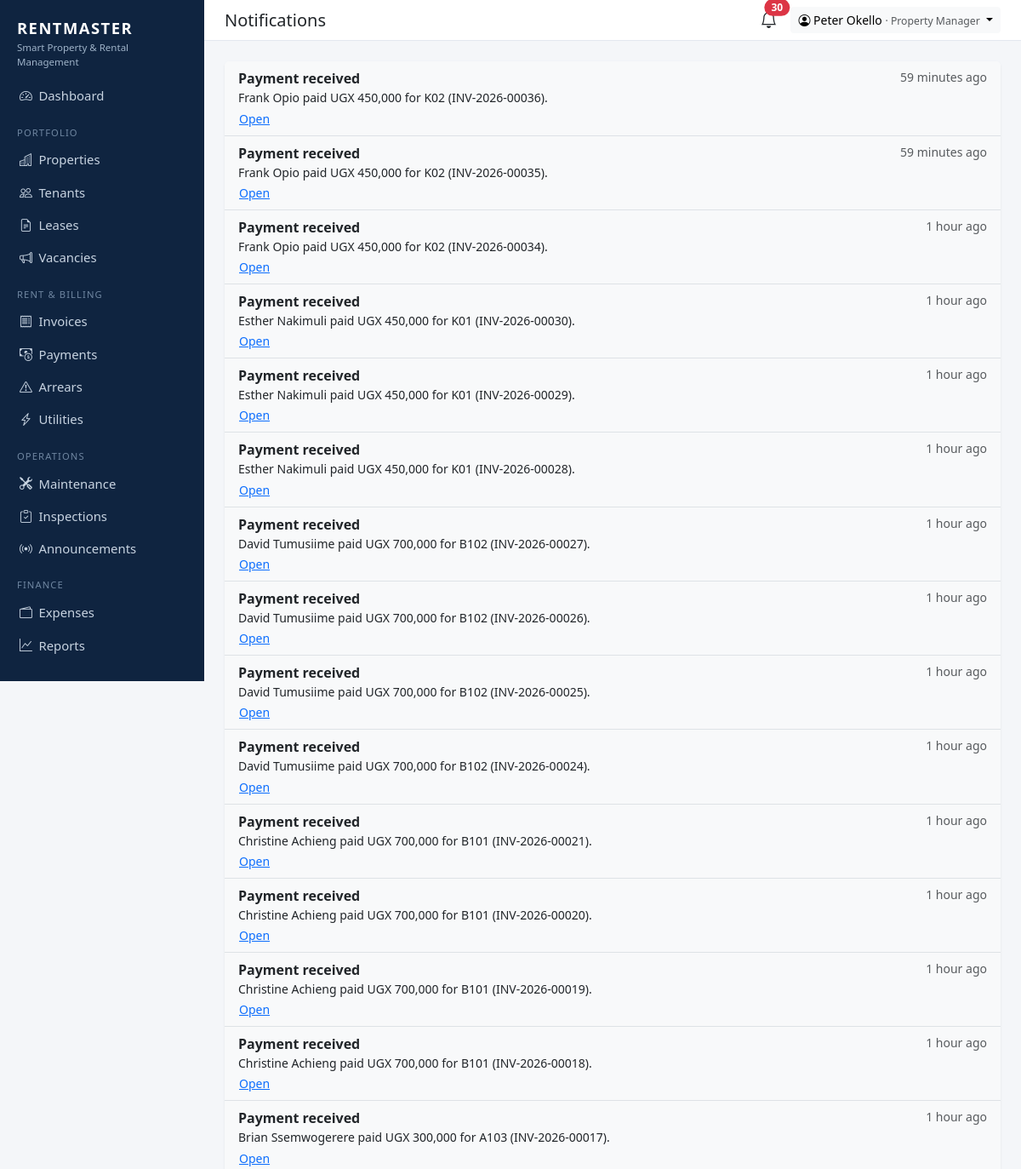
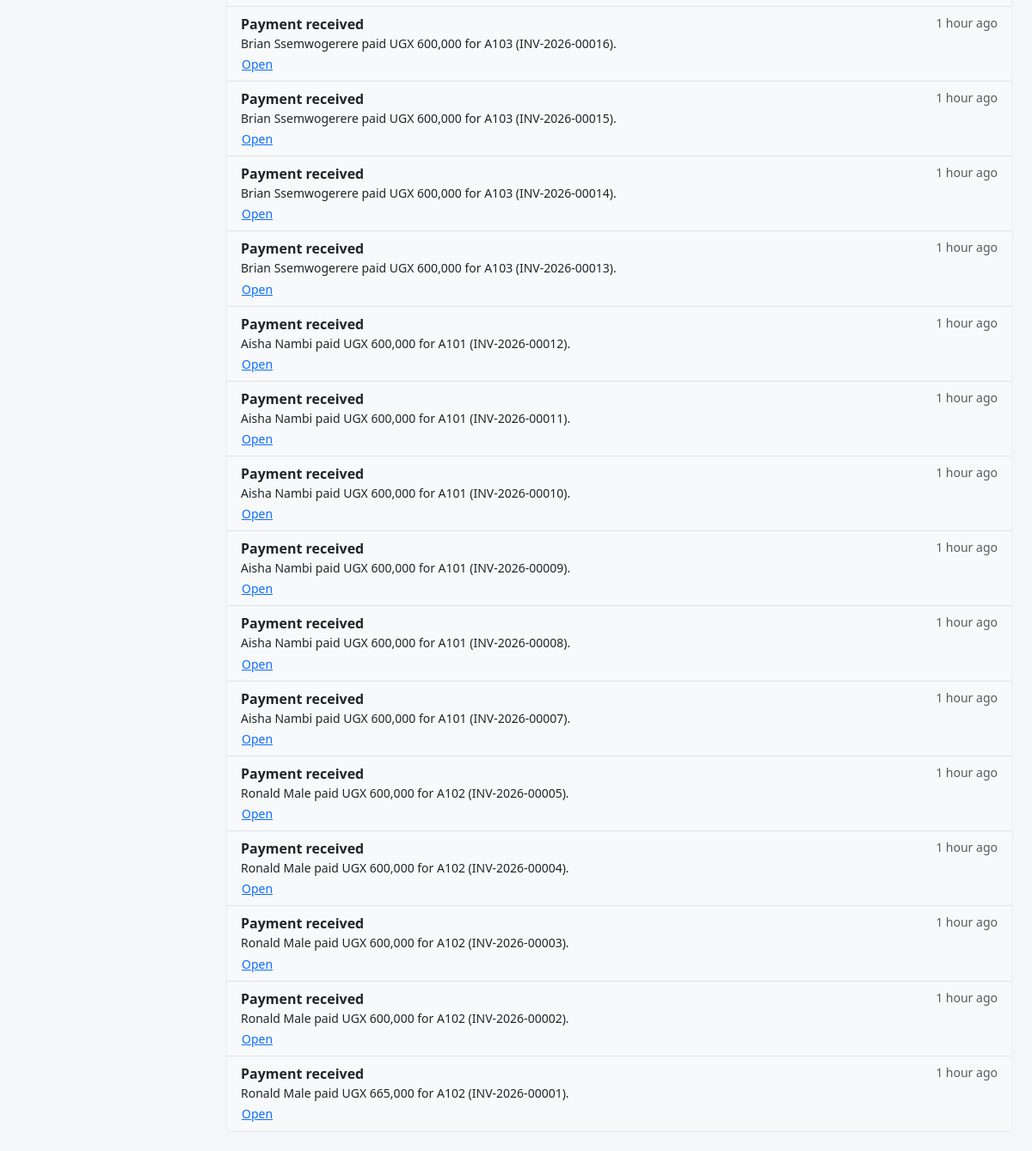
The app's page /notifications/ (signed in) with its own data (2 pictures, top to bottom).
### apps/accounts/models.py (models this page shows, shortened)
class User(AbstractUser):
    role = models.CharField(max_length=20, choices=Role.choices, default=Role.TENANT)
    phone = models.CharField(max_length=20, blank=True)
    totp_secret = models.CharField(max_length=64, blank=True, editable=False)
    totp_enabled = models.BooleanField("Two-factor authentication", default=False, editable=False)
    def __str__(self):
        return self.get_full_name() or self.username

### apps/core/models.py (models this page shows, shortened)
class Notification(models.Model):
    class Kind(models.TextChoices):
        LEASE_EXPIRY = "LEASE_EXPIRY", "Lease expiry"
        RENT_DUE = "RENT_DUE", "Rent due"
        RENT_OVERDUE = "RENT_OVERDUE", "Rent overdue"
        PAYMENT = "PAYMENT", "Payment received"
        MAINTENANCE = "MAINTENANCE", "Maintenance update"
        GENERAL = "GENERAL", "General"
    user = models.ForeignKey(settings.AUTH_USER_MODEL, on_delete=models.CASCADE, related_name="notifications")
    kind = models.CharField(max_length=20, choices=Kind.choices, default=Kind.GENERAL)
    title = models.CharField(max_length=150)
    message = models.TextField()
    link = models.CharField(max_length=200, blank=True)
    is_read = models.BooleanField(default=False)
    created_at = models.DateTimeField(auto_now_add=True)
    class Meta:
        ordering = ["-created_at"]

### apps/core/views.py (the view)
# urls.py: path("notifications/", core_views.notifications, name="notifications"),
@login_required
def notifications(request):
    notes = request.user.notifications.all()[:100]
    response = render(request, "core/notifications.html", {"notes": notes})
    request.user.notifications.filter(is_read=False).update(is_read=True)
    return response

### templates/core/notifications.html
{% extends "base.html" %}
{% block heading %}Notifications{% endblock %}
{% block content %}
<div class="card"><div class="list-group list-group-flush">
  {% for n in notes %}
    <div class="list-group-item {% if not n.is_read %}bg-light{% endif %}">
      <div class="d-flex justify-content-between">
        <strong>{{ n.title }}</strong><small class="text-muted">{{ n.created_at|timesince }} ago</small>
      </div>
      <div class="small">{{ n.message }}</div>
      {% if n.link %}<form method="post" action="{% url 'notification_open' n.pk %}">{% csrf_token %}<button class="btn btn-link btn-sm p-0">Open</button></form>{% endif %}
    </div>
  {% empty %}<div class="list-group-item text-muted">No notifications.</div>{% endfor %}
</div></div>
{% endblock %}

### templates/base.html (shortened to what this page needs)
<!doctype html>
<html lang="en">
<head>
  <link href="https://cdn.jsdelivr.net/npm/bootstrap@5.3.3/dist/css/bootstrap.min.css" rel="stylesheet">
  <link href="https://cdn.jsdelivr.net/npm/bootstrap-icons@1.11.3/font/bootstrap-icons.min.css" rel="stylesheet">
</head>
<body>
{% if user.is_authenticated %}
{% with p=request.path %}
<nav class="rm-sidebar">
  <div class="brand">RENTMASTER<small>Smart Property &amp; Rental Management</small></div>
  <ul class="nav flex-column mt-2">
    <li><a class="nav-link {% if p == '/' %}active{% endif %}" href="{% url 'dashboard' %}"><i class="bi bi-speedometer2"></i>Dashboard</a></li>
    {% if nav.properties %}
    <li class="section">Portfolio</li>
    <li><a class="nav-link {% if '/properties/' in p %}active{% endif %}" href="{% url 'properties:list' %}"><i class="bi bi-buildings"></i>Properties</a></li>
    <li><a class="nav-link {% if p == '/tenants/' or '/tenants/new' in p %}active{% endif %}" href="{% url 'tenants:list' %}"><i class="bi bi-people"></i>Tenants</a></li>
    <li><a class="nav-link {% if '/leases/' in p %}active{% endif %}" href="{% url 'tenants:lease_list' %}"><i class="bi bi-file-earmark-text"></i>Leases</a></li>
    {% endif %}
    {% if nav.vacancies %}<li><a class="nav-link {% if '/vacancies/' in p %}active{% endif %}" href="{% url 'vacancies:listing_list' %}"><i class="bi bi-megaphone"></i>Vacancies</a></li>{% endif %}
    {% if nav.billing %}
    <li class="section">{% if nav.is_tenant %}My account{% else %}Rent &amp; billing{% endif %}</li>
    <li><a class="nav-link {% if '/invoices/' in p %}active{% endif %}" href="{% url 'billing:invoice_list' %}"><i class="bi bi-receipt"></i>Invoices</a></li>
    <li><a class="nav-link {% if '/payments/' in p %}active{% endif %}" href="{% url 'billing:payment_list' %}"><i class="bi bi-cash-coin"></i>Payments</a></li>
    {% endif %}
    {% if nav.arrears %}<li><a class="nav-link {% if '/arrears/' in p %}active{% endif %}" href="{% url 'billing:arrears' %}"><i class="bi bi-exclamation-triangle"></i>Arrears</a></li>{% endif %}
    {% if nav.utilities %}<li><a class="nav-link {% if '/utilities/' in p %}active{% endif %}" href="{% url 'billing:utility_list' %}"><i class="bi bi-lightning-charge"></i>Utilities</a></li>{% endif %}
    <li class="section">Operations</li>
    <li><a class="nav-link {% if '/maintenance/' in p %}active{% endif %}" href="{% url 'maintenance:list' %}"><i class="bi bi-tools"></i>Maintenance</a></li>
    {% if nav.inspections %}<li><a class="nav-link {% if '/inspections/' in p %}active{% endif %}" href="{% url 'inspections:list' %}"><i class="bi bi-clipboard-check"></i>Inspections</a></li>{% endif %}
    {% if nav.announce %}<li><a class="nav-link {% if '/announcements/' in p %}active{% endif %}" href="{% url 'announcement' %}"><i class="bi bi-broadcast"></i>Announcements</a></li>{% endif %}
    {% if nav.finance %}
    <li class="section">Finance</li>
    <li><a class="nav-link {% if '/expenses/' in p %}active{% endif %}" href="{% url 'finance:expense_list' %}"><i class="bi bi-wallet2"></i>Expenses</a></li>
    <li><a class="nav-link {% if '/reports/' in p %}active{% endif %}" href="{% url 'finance:report' %}"><i class="bi bi-graph-up"></i>Reports</a></li>
    {% endif %}
  </ul>
</nav>
<div class="rm-main">
  <div class="rm-topbar d-flex align-items-center justify-content-between px-4 py-2 no-print">
    <h1 class="h5 mb-0">{% block heading %}{% endblock %}</h1>
    <div class="d-flex align-items-center gap-3">
      <a href="{% url 'notifications' %}" class="position-relative text-body" title="Notifications">
        <i class="bi bi-bell fs-5"></i>
        {% if unread_notifications %}<span class="position-absolute top-0 start-100 translate-middle badge rounded-pill bg-danger">{{ unread_notifications }}</span>{% endif %}
      </a>
      <div class="dropdown">
        <button class="btn btn-sm btn-light dropdown-toggle" data-bs-toggle="dropdown">
          <i class="bi bi-person-circle"></i> {{ user }} <span class="text-muted small">· {{ user.get_role_display }}</span>
        </button>
      </div>
    </div>
  </div>
  <main class="p-4">
    {% block content %}{% endblock %}
  </main>
</div>
{% endwith %}
{% else %}
  {% block public %}{% endblock %}
{% endif %}
</body>
</html>

### templates/base.html (style rules this page uses)
:root { --rm-navy: #0f2440; --rm-accent: #18a0a0; }
body { background: #f4f6f9; }
.rm-sidebar { background: var(--rm-navy); min-height: 100vh; width: 240px; position: fixed; top: 0; left: 0; overflow-y: auto; z-index: 1030; }
.rm-sidebar .brand { color: #fff; font-weight: 800; letter-spacing: .08em; padding: 1.2rem 1.25rem .25rem; font-size: 1.15rem; }
.rm-sidebar .brand small { display:block; font-weight: 400; letter-spacing: 0; color: #9fb3c8; font-size: .72rem; }
.rm-sidebar .nav-link { color: #c7d3e0; padding: .5rem 1.25rem; border-left: 3px solid transparent; font-size: .93rem; }
.rm-sidebar .nav-link i { width: 1.4rem; display: inline-block; }
.rm-sidebar .section { color: #6f86a0; font-size: .7rem; text-transform: uppercase; letter-spacing: .1em; padding: 1rem 1.25rem .25rem; }
.rm-main { margin-left: 240px; }
.rm-topbar { background: #fff; border-bottom: 1px solid #e3e8ef; }
.card { border: 0; box-shadow: 0 1px 3px rgba(15,36,64,.08); }

### records on screen
User: first_name+last_name "Peter Okello", role "Property Manager"
Notification: title "Payment received", created_at "59 minutes", message "Frank Opio paid UGX 450,000 for K02 (INV-2026-00036).", shows "Open"
Notification: title "Payment received", created_at "59 minutes", message "Frank Opio paid UGX 450,000 for K02 (INV-2026-00035).", shows "Open"
Notification: title "Payment received", created_at "1 hour", message "Frank Opio paid UGX 450,000 for K02 (INV-2026-00034).", shows "Open"
Notification: title "Payment received", created_at "1 hour", message "Esther Nakimuli paid UGX 450,000 for K01 (INV-2026-00030).", shows "Open"
Notification: title "Payment received", created_at "1 hour", message "Esther Nakimuli paid UGX 450,000 for K01 (INV-2026-00029).", shows "Open"
Notification: title "Payment received", created_at "1 hour", message "Esther Nakimuli paid UGX 450,000 for K01 (INV-2026-00028).", shows "Open"
Notification: title "Payment received", created_at "1 hour", message "David Tumusiime paid UGX 700,000 for B102 (INV-2026-00027).", shows "Open"
Notification: title "Payment received", created_at "1 hour", message "David Tumusiime paid UGX 700,000 for B102 (INV-2026-00026).", shows "Open"
Notification: title "Payment received", created_at "1 hour", message "David Tumusiime paid UGX 700,000 for B102 (INV-2026-00025).", shows "Open"
Notification: title "Payment received", created_at "1 hour", message "David Tumusiime paid UGX 700,000 for B102 (INV-2026-00024).", shows "Open"
Notification: title "Payment received", created_at "1 hour", message "Christine Achieng paid UGX 700,000 for B101 (INV-2026-00021).", shows "Open"
Notification: title "Payment received", created_at "1 hour", message "Christine Achieng paid UGX 700,000 for B101 (INV-2026-00020).", shows "Open"
Notification: title "Payment received", created_at "1 hour", message "Christine Achieng paid UGX 700,000 for B101 (INV-2026-00019).", shows "Open"
Notification: title "Payment received", created_at "1 hour", message "Christine Achieng paid UGX 700,000 for B101 (INV-2026-00018).", shows "Open"
Notification: title "Payment received", created_at "1 hour", message "Brian Ssemwogerere paid UGX 300,000 for A103 (INV-2026-00017).", shows "Open"
Notification: title "Payment received", created_at "1 hour", message "Brian Ssemwogerere paid UGX 600,000 for A103 (INV-2026-00016).", shows "Open"
Notification: title "Payment received", created_at "1 hour", message "Brian Ssemwogerere paid UGX 600,000 for A103 (INV-2026-00015).", shows "Open"
Notification: title "Payment received", created_at "1 hour", message "Brian Ssemwogerere paid UGX 600,000 for A103 (INV-2026-00014).", shows "Open"
Notification: title "Payment received", created_at "1 hour", message "Brian Ssemwogerere paid UGX 600,000 for A103 (INV-2026-00013).", shows "Open"
Notification: title "Payment received", created_at "1 hour", message "Aisha Nambi paid UGX 600,000 for A101 (INV-2026-00012).", shows "Open"
Notification: title "Payment received", created_at "1 hour", message "Aisha Nambi paid UGX 600,000 for A101 (INV-2026-00011).", shows "Open"
Notification: title "Payment received", created_at "1 hour", message "Aisha Nambi paid UGX 600,000 for A101 (INV-2026-00010).", shows "Open"
Notification: title "Payment received", created_at "1 hour", message "Aisha Nambi paid UGX 600,000 for A101 (INV-2026-00009).", shows "Open"
Notification: title "Payment received", created_at "1 hour", message "Aisha Nambi paid UGX 600,000 for A101 (INV-2026-00008).", shows "Open"
Notification: title "Payment received", created_at "1 hour", message "Aisha Nambi paid UGX 600,000 for A101 (INV-2026-00007).", shows "Open"
Notification: title "Payment received", created_at "1 hour", message "Ronald Male paid UGX 600,000 for A102 (INV-2026-00005).", shows "Open"
Notification: title "Payment received", created_at "1 hour", message "Ronald Male paid UGX 600,000 for A102 (INV-2026-00004).", shows "Open"
Notification: title "Payment received", created_at "1 hour", message "Ronald Male paid UGX 600,000 for A102 (INV-2026-00003).", shows "Open"
Notification: title "Payment received", created_at "1 hour", message "Ronald Male paid UGX 600,000 for A102 (INV-2026-00002).", shows "Open"
Notification: title "Payment received", created_at "1 hour", message "Ronald Male paid UGX 665,000 for A102 (INV-2026-00001).", shows "Open"

### other values on screen
{{ unread_notifications }} "30"
